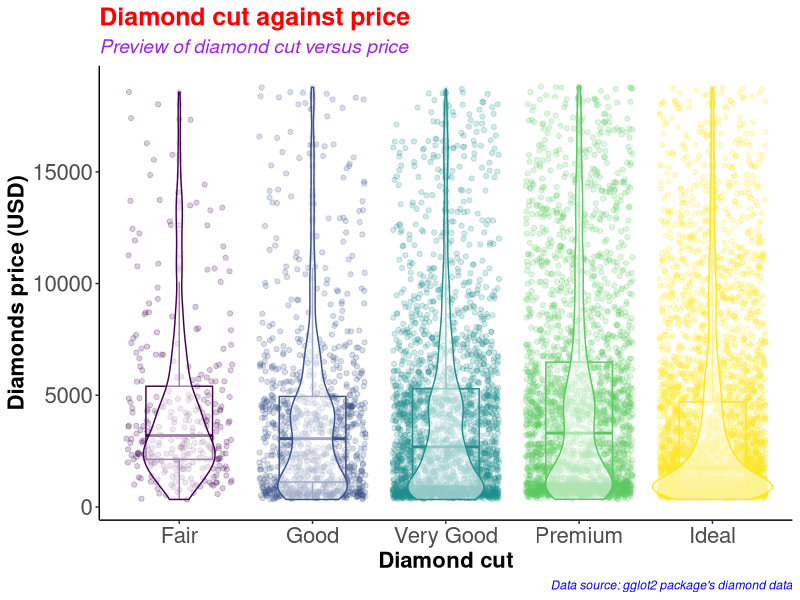
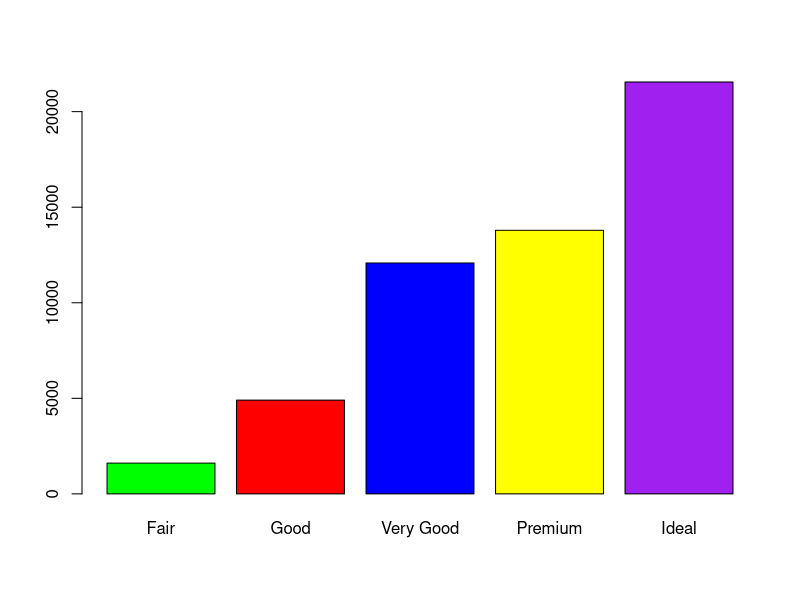
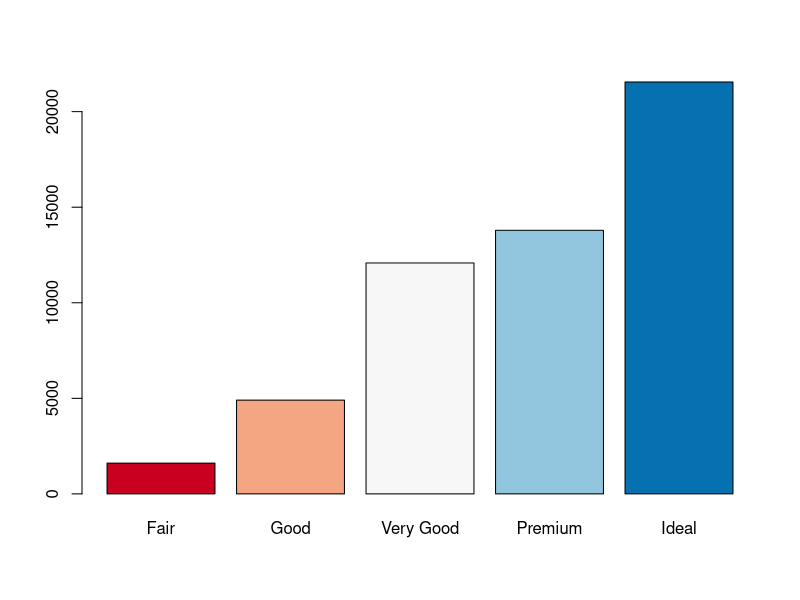
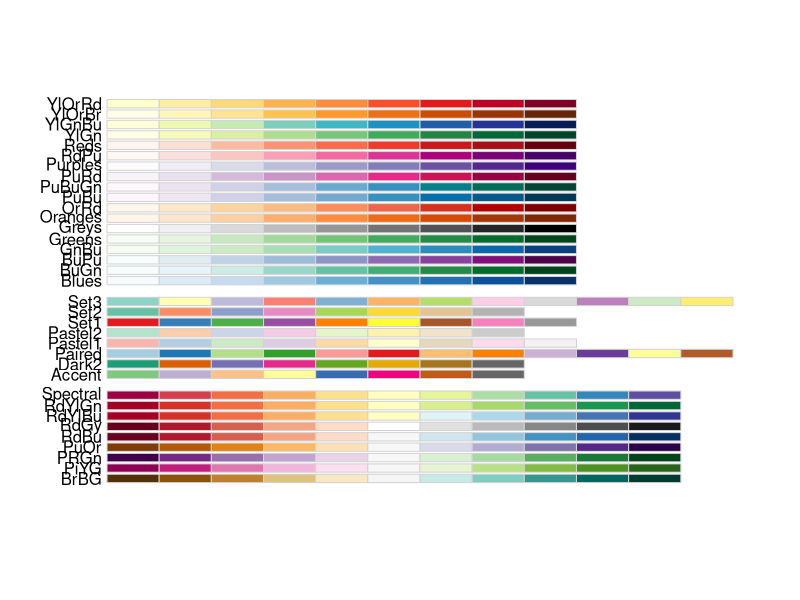
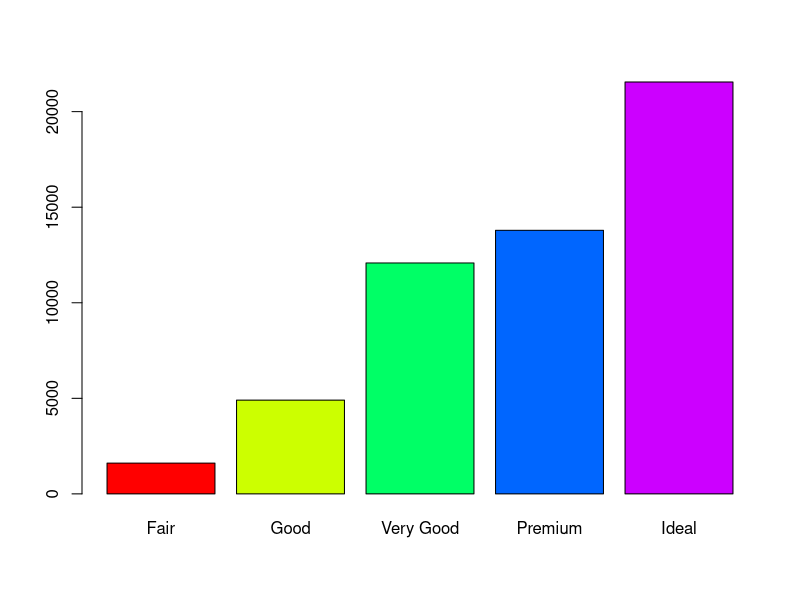
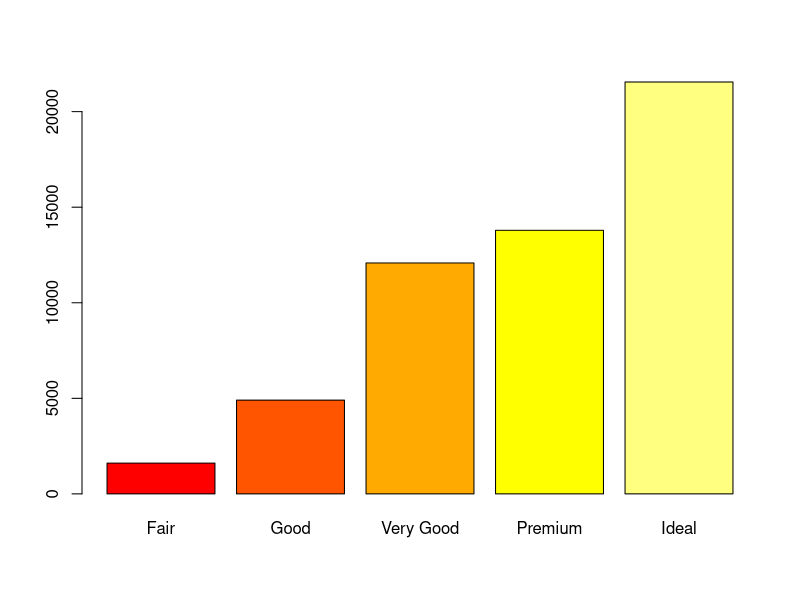
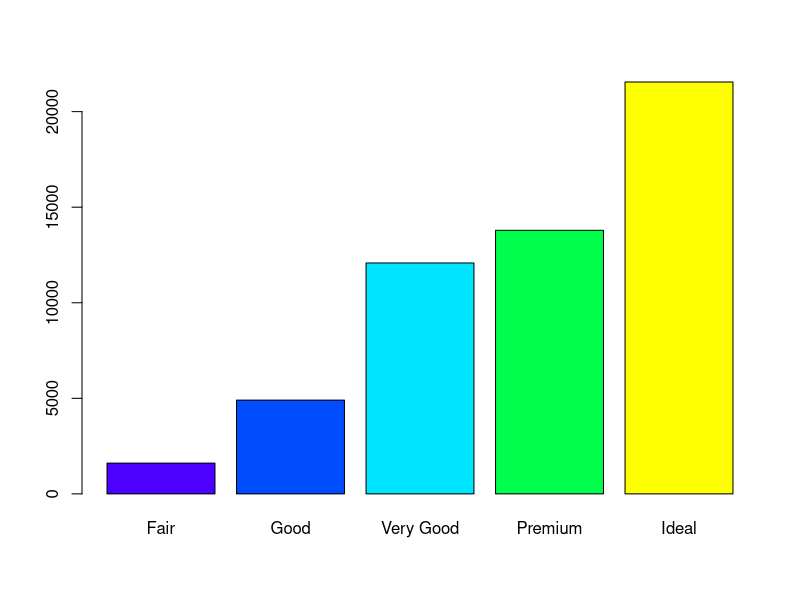
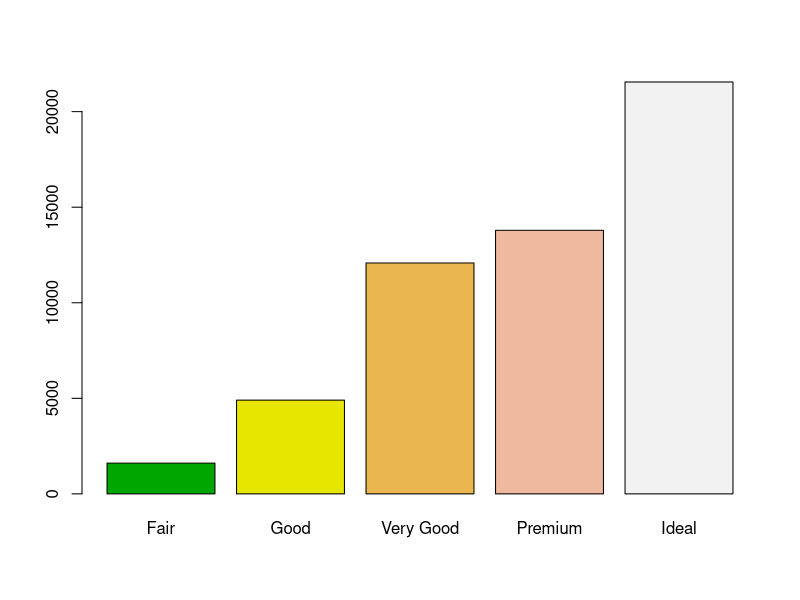

R code for these plots, in order:
#########################################
# Name: Wyclife Agumba Oluoch           #   
# E-mail: wyclifeoluoch@gmail.com       #
# GitHub: https://github.com/Wycology   #
# Task: Boxplot and violin plots in one #
# Date: 4th Jan 2021                    #
# Last edited: 22nd July 2021           #
#########################################

# Loading the necessary libraries for the project

library(tidyverse) # This is for data wrangling and plotting.
library(RColorBrewer) # This is for generating color pallets for the plots.

diamonds_df <- diamonds # Saving the diamonds data-set to a new object in R.

head(diamonds) # Checking the variables in the data-set for subsequent analyses
nrow(diamonds) # Checking for the number of rows in the data. 53940 observations
ncol(diamonds) # Checking the number of variables in the data-set. 10 variables

diamonds_df %>% # Picking the diamonds data, and then
  slice_sample(n = 0.2*(nrow(diamonds))) %>% # Picking a portion of the data-set
  ggplot(aes(x = cut, y = price, color = cut)) + # Adding the mapping variables
  geom_point(position = "jitter", alpha = 0.2) + # Adding jitter and alpha
  geom_boxplot(alpha = 0.1, width = 0.5) + # Modifying dimensions of the boxplot 
  geom_violin(alpha = 0.5) + # Adding violin plot on top of the box and jitter
  theme_classic() + # Adding my preferred theme for publication.
  theme(legend.position = "none") + # Removing the legend; it is on the x-axis
  labs(x = "Diamond cut", # Labels the x-axis.
       y = "Diamonds price (USD)", # Labeling the y-axis
       title = "Diamond cut against price", # Setting tibble of the plot
       subtitle = "Preview of diamond cut versus price", # Descriptive title beneath TITLE
       caption = "Data source: gglot2 package's diamond data") +
  theme(axis.text = element_text(size=16), # Size of labels on tick-marks
        axis.title = element_text(size=16,face="bold")) + # Size of axis labels
  theme(plot.title = element_text(color = 'red', size = 18, face = 'bold'),
        plot.subtitle = element_text(color = 'purple', size = 14, face = 'italic'),
        plot.caption = element_text(color = 'blue', face = 'italic'))

diamonds %>% # Picking the diamonds data, and then
  filter(cut == 'Very Good') %>% # Picking the very good cut 
  nrow() # counting the number of rows with very good cut

diamonds %>% 
  select(cut) %>% 
  table() %>% 
  barplot(col = c('green', 'red', 'blue', 'yellow', 'purple'))

# Instead of specifying the colors, we can simply use the color brewer panel 

diamonds %>% 
  select(cut) %>% 
  table() %>% 
  barplot(col = brewer.pal(n = 5, name = "RdBu"))
# To display more brewer colors options to use, run the following function:

display.brewer.all()

# Can also use rainbow colors

diamonds %>% 
  select(cut) %>% 
  table() %>% 
  barplot(col = rainbow(5))

# Can also use heat.colors
diamonds %>% 
  select(cut) %>% 
  table() %>% 
  barplot(col = heat.colors(5))

# Can also use topographic colors

diamonds %>% 
  select(cut) %>% 
  table() %>% 
  barplot(col = topo.colors(5))

# Can also use terrain colors for the plot
diamonds %>% 
  select(cut) %>% 
  table() %>% 
  barplot(col = terrain.colors(5))

# Can also use cm.colors
diamonds %>% 
  select(cut) %>% 
  table() %>% 
  barplot(col = cm.colors(5)) 

# That is awesome. Good for the day.
